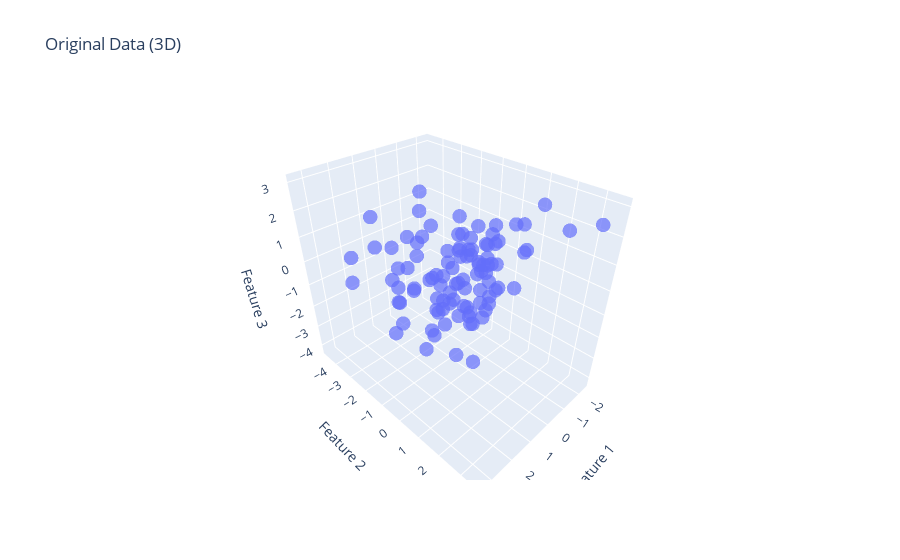
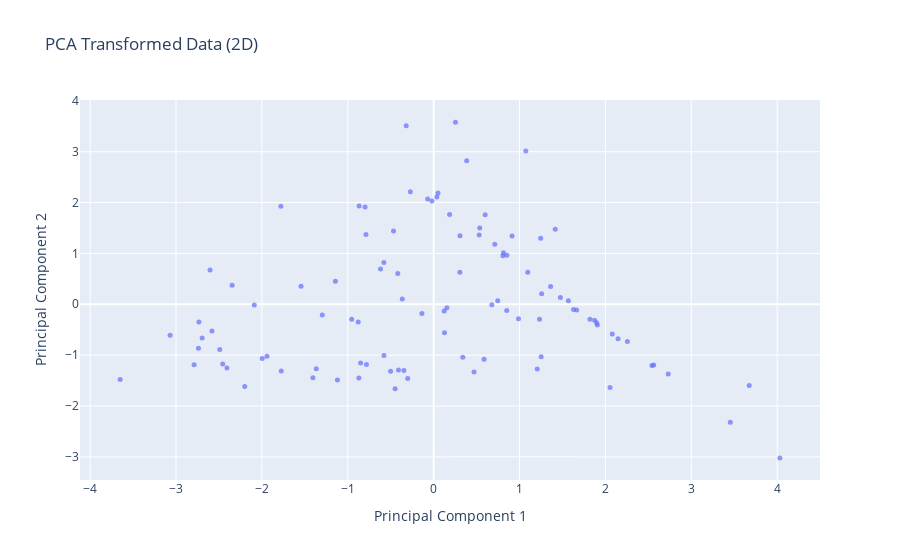

The notebook cell these images were saved under, in order:
### Code cell
import numpy as np
import plotly.express as px
from sklearn.decomposition import PCA
from sklearn.datasets import make_classification

np.random.seed(42)
X, _ = make_classification(n_samples=100, n_features=3, n_informative=3, n_redundant=0, random_state=42)

pca = PCA(n_components=2)
X_pca = pca.fit_transform(X)

fig_original = px.scatter_3d(
    x=X[:, 0], y=X[:, 1], z=X[:, 2],
    title="Original Data (3D)",
    labels={'x': 'Feature 1', 'y': 'Feature 2', 'z': 'Feature 3'},
    opacity=0.7
)
fig_original.update_traces(marker=dict(size=5))
fig_original.show()

fig_pca = px.scatter(
    x=X_pca[:, 0], y=X_pca[:, 1],
    title="PCA Transformed Data (2D)",
    labels={'x': 'Principal Component 1', 'y': 'Principal Component 2'},
    opacity=0.7
)
fig_pca.update_traces(marker=dict(size=5))
fig_pca.show()
